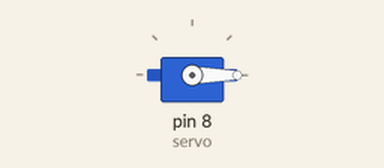
Recording of a sketch running on a simulated Arduino Uno, built with avr-gcc and run on an emulated ATmega328P. Shown: servo.

Above: at 0.05 s.
At 0.9 s:
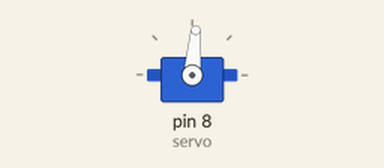
At 1.8 s:
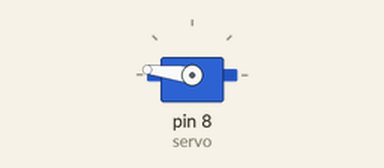
At 3.55 s:
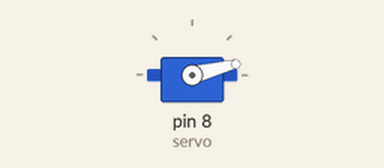
Timing chart, 0 to 8.4 s (numbered marks = the images above):
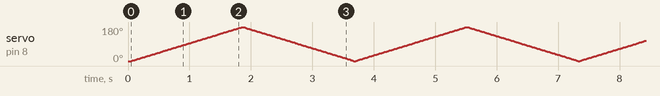

The sketch:

SG90-tower-pro-servo.ino
```cpp
// (licence header left out)
#include <Servo.h>    // Import the Servo library to control the servo

Servo servo;          // Initialise the servo object to control the servo

int pos = 10;         // variable for the position of the servo

void setup() {
  servo.attach(8);    // Tell the servo object that we've connected to pin 8
  servo.write(0);     // Helps to adjust the initial position
  delay(40);
}

void loop() {

  // Make the pos variabele go from 0 to 180
  for (pos = 0; pos <= 180; pos++) {
    servo.write(pos);  // Set the position of the servo
    delay(10);         // Wait for 10ms for the servo to process the command
  }

  // Make the pos variabele go from 180 to 0
  for (pos = 180; pos >= 0; pos--) {
    servo.write(pos);  // Set the position of the servo
    delay(10);         // Wait for 10ms for the servo to process the command
  }

}
```
